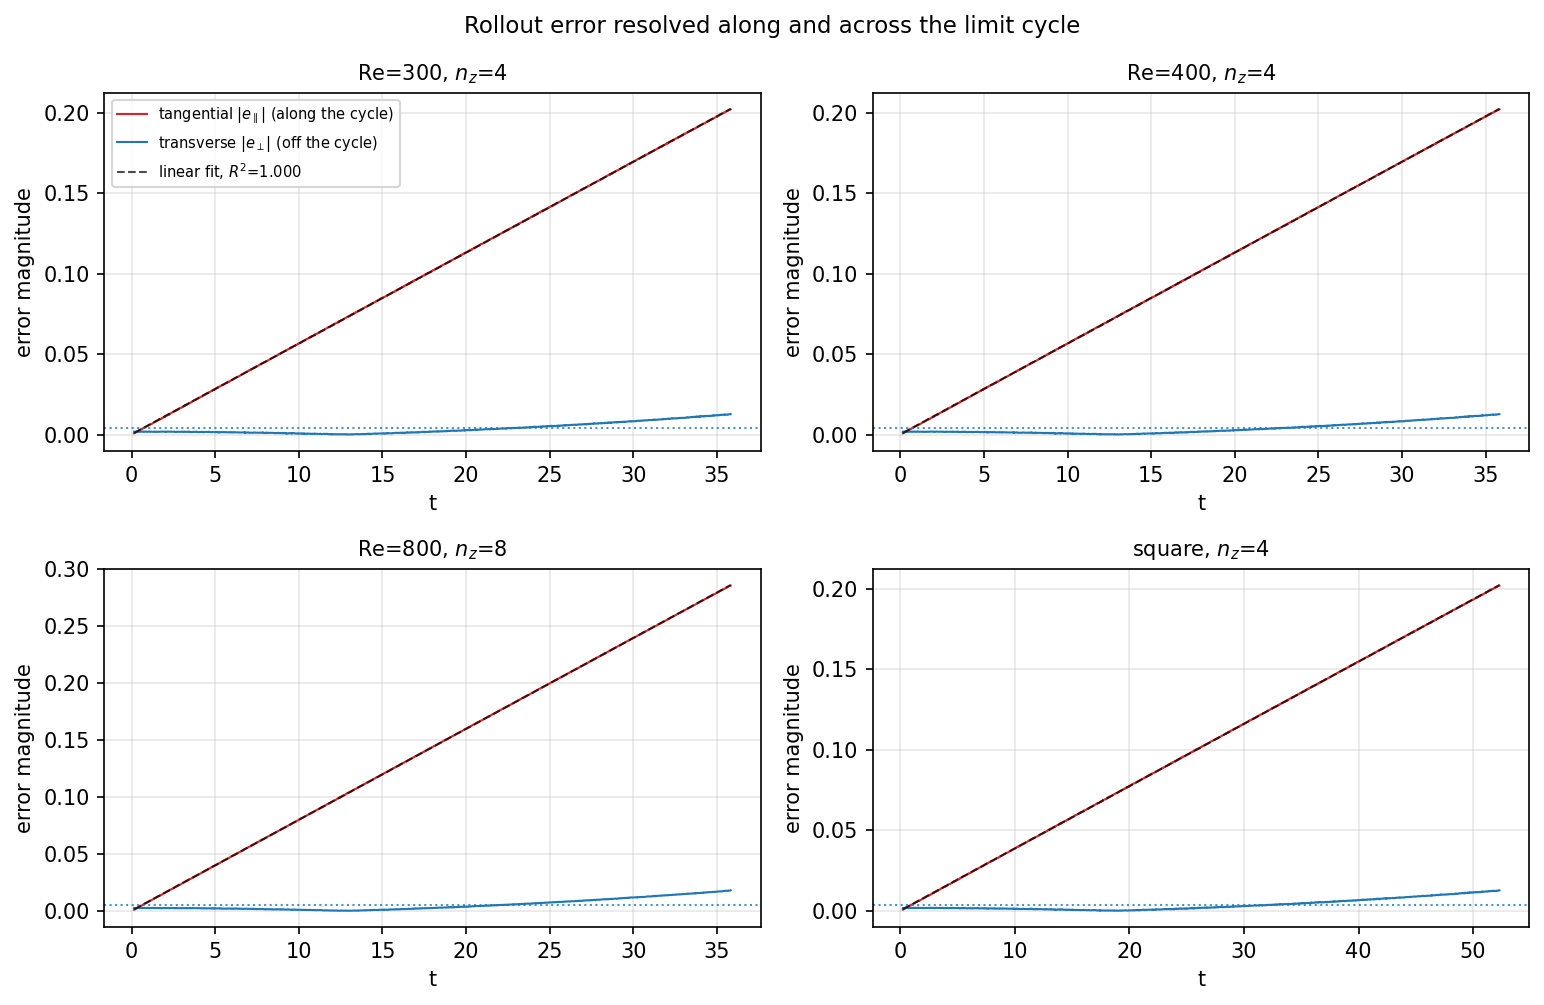

Recreate this plot in Python.
#!/usr/bin/env python3
"""
tangential_transverse.py
========================
Direct geometric test of the phase-reduction argument.

The paper argues that phase dominance is a property of the attractor, not of the
network: a stable limit cycle has one neutrally stable direction (the phase, zero
Floquet exponent) while transverse directions contract exponentially, so a
perturbation applied repeatedly to a trajectory on that cycle must accumulate
ALONG the cycle and not away from it.

At each rollout step we form the error vector in the full latent space,

    e(t) = z_hat(t) - z_true(t),

and split it against the local tangent of the TRUE trajectory,

    t_hat(t) = (dz_true/dt) / |dz_true/dt|,
    e_par    = (e . t_hat) t_hat        motion along the cycle  -> timing error
    e_perp   = e - e_par                displacement off the cycle

Prediction: |e_par| grows linearly (constant phase drift rate) while |e_perp|
shows no systematic trend. If both grow, the mechanism claim is wrong.

Computed on the full latent vector; uses no Hilbert transform, so it is
independent of the per-coordinate amplitude/phase decomposition used elsewhere.


CHANGES FROM THE PREVIOUS VERSION
---------------------------------
1. DEFAULT --smooth IS NOW 1, WAS 5.
   The tangent was previously estimated by a central difference over +/-5 steps,
   spanning 2*k*dt = 0.54-0.93 of a shedding period. For a pure sinusoid that is
   harmless (a scalar rescale leaves the direction unchanged), but harmonic
   content is distorted: at k=5 the second harmonic acquires a factor
   sin(3.44)/3.44 = -0.084, attenuated AND sign-flipped. The tangent is then
   rotated, and tangent misalignment biases the tangential share DOWNWARD as
   cos^2(alpha). The old default therefore UNDERSTATED the result.

   Run with --stencil-sweep to reproduce the convergence evidence. The share
   rises monotonically as k falls and plateaus by k=1 (Re=400 moves 0.0249 from
   k=5 to k=1, but only 0.0021 from k=2 to k=1). The size of the penalty tracks
   the energy outside the leading POD pair, which is the predicted mechanism.

2. THE DECILE GROWTH RATIO IS DEMOTED, NOT REPORTED AS A HEADLINE.
   It is convention-dependent: the same data yields 2.5x to 428x depending on
   the windowing choice, and the published 11-17x is specific to the last-decile
   / first-decile convention over the full rollout. It is still computed for
   continuity but is flagged in the output.

   The linear slope and R^2 replace it. Those are convention-free and are the
   statistics that actually support a CONSTANT drift rate, which is what makes a
   one-parameter correction exact.

3. NEW: DRIFT RATE PER SHEDDING PERIOD, orbit geometry, and the dilation floor.
   The drift rate is the convention-free statement of the mechanism. The
   dilation floor is the tangential share produced by a PURE amplitude error on
   the same orbit: it bounds how much of the measured share could be an artefact
   of orbit asymmetry rather than genuine phase drift.

Inputs (already produced by run_pipeline.py, no retraining):
    <data-dir>/rollout_Re{RE}_L{NZ}.npy   with keys 'raw_pred', 'true'

Usage
-----
    python3 tangential_transverse.py --dry-run
    python3 tangential_transverse.py --cases 300:4 400:4 800:8 101:4
    python3 tangential_transverse.py --stencil-sweep
    python3 tangential_transverse.py --cases 400:4 --data-dir ~/cylinder_lstm_data
"""

import os, sys, json, argparse
import numpy as np

ap = argparse.ArgumentParser()
ap.add_argument("--cases", nargs="+", default=["300:4", "400:4", "800:8", "101:4"],
                help="RE:NZ pairs, e.g. 400:4")
ap.add_argument("--data-dir", default="~/cylinder_lstm_data")
ap.add_argument("--dt", type=float, default=0.03,
                help="timestep (0.0438 for the square cylinder)")
ap.add_argument("--dt-square", type=float, default=0.0438,
                help="timestep used for Re=101 (square cylinder)")
ap.add_argument("--smooth", type=int, default=1,
                help="central-difference half-width for the tangent, in steps. "
                     "Default 1. Values above ~2 span an appreciable fraction of "
                     "a shedding period and bias the tangential share downward; "
                     "see --stencil-sweep.")
ap.add_argument("--skip", type=int, default=5,
                help="skip this many steps at EACH end (tangent ill-conditioned there)")
ap.add_argument("--dilation-eps", type=float, default=0.02,
                help="amplitude perturbation used for the confound floor")
ap.add_argument("--stencil-sweep", action="store_true",
                help="sweep the tangent half-width and report convergence")
ap.add_argument("--out-prefix", default="tangential_transverse")
ap.add_argument("--no-plot", action="store_true")
ap.add_argument("--dry-run", action="store_true")
args = ap.parse_args()

DATA = os.path.expanduser(args.data_dir)


def load_rollout(re_, nz):
    for name in (f"rollout_Re{re_}_L{nz}.npy", f"rollout_Re{re_}.npy"):
        p = os.path.join(DATA, name)
        if os.path.exists(p):
            d = np.load(p, allow_pickle=True).item()
            pred = d["raw_pred"] if "raw_pred" in d else d["predicted"]
            true = d["true"]
            n = min(len(pred), len(true))
            return np.asarray(pred[:n], float), np.asarray(true[:n], float), name
    return None, None, None


def synthetic(nz=4, n=1200, dt=0.03, drift=0.004, amp_err=0.0013, seed=0):
    """A limit cycle with a small clock error and a small radial error, i.e.
    exactly the situation the theory describes. Used for --dry-run."""
    rng = np.random.default_rng(seed)
    t = np.arange(n) * dt
    w = 2 * np.pi * 1.8
    true = np.zeros((n, nz)); pred = np.zeros((n, nz))
    for d in range(nz):
        ph = 2 * np.pi * d / nz
        true[:, d] = np.cos(w * t + ph)
        pred[:, d] = (1 + amp_err) * np.cos((w + drift) * t + ph)
    pred += rng.normal(0, 1e-4, pred.shape)
    return pred, true


# ─────────────────────────────────────────────────────────── geometry helpers

def tangent(true, dt, k):
    """Unit tangent by central difference over +/-k steps."""
    n = len(true)
    k = max(1, int(k))
    tang = np.zeros_like(true)
    tang[k:n - k] = (true[2 * k:] - true[:n - 2 * k]) / (2 * k * dt)
    tang[:k] = (true[1:k + 1] - true[:k]) / dt
    tang[n - k:] = (true[n - k:] - true[n - k - 1:n - 1]) / dt
    speed = np.linalg.norm(tang, axis=1)
    ok = speed > 1e-12
    that = np.zeros_like(tang)
    that[ok] = tang[ok] / speed[ok, None]
    return that, speed


def split(pred, true, that):
    """Magnitudes of the error along and orthogonal to the tangent."""
    e = pred - true
    par_signed = np.einsum("ij,ij->i", e, that)
    tot2 = np.einsum("ij,ij->i", e, e)
    perp = np.sqrt(np.maximum(tot2 - par_signed ** 2, 0.0))
    return np.abs(par_signed), perp, np.sqrt(tot2), par_signed


def share_of(par, perp, sl):
    p, q = par[sl], perp[sl]
    denom = np.sum(p ** 2 + q ** 2)
    return float(np.sum(p ** 2) / denom) if denom > 0 else float("nan")


def linfit(t, y):
    A = np.vstack([t, np.ones_like(t)]).T
    c, *_ = np.linalg.lstsq(A, y, rcond=None)
    ss = np.sum((y - y.mean()) ** 2)
    r2 = float(1 - np.sum((y - A @ c) ** 2) / ss) if ss > 0 else float("nan")
    return float(c[0]), float(c[1]), r2


def orbit_geometry(true, dt):
    """Dominant period, orbit radius, and how circular the orbit is."""
    n = len(true)
    mu = true.mean(axis=0)
    X = true - mu
    s = np.linalg.svd(X, compute_uv=False)
    energy = s ** 2 / np.sum(s ** 2)
    sig = X[:, int(np.argmax(X.var(axis=0)))]
    spec = np.abs(np.fft.rfft(sig * np.hanning(n))) ** 2
    fr = np.fft.rfftfreq(n, d=dt)
    T_shed = 1.0 / fr[int(np.argmax(spec[1:])) + 1]
    return dict(T_shed=float(T_shed),
                radius=float(np.median(np.linalg.norm(X, axis=1))),
                s2_over_s1=float(s[1] / s[0]) if s[0] > 0 else float("nan"),
                s3_over_s1=float(s[2] / s[0]) if len(s) > 2 and s[0] > 0 else 0.0,
                planarity=float(energy[0] + energy[1]) if len(energy) > 1
                else float(energy[0]))


def decompose(pred, true, dt, smooth, skip, dilation_eps):
    n = len(true)
    k = max(1, int(smooth))
    that, speed = tangent(true, dt, k)
    par, perp, tot, par_signed = split(pred, true, that)

    sl = slice(skip, max(skip + 1, n - max(skip, k)))
    t = np.arange(n) * dt
    tt = t[sl]

    out = dict(t=t, e_par=par, e_perp=perp, e_tot=tot,
               e_par_signed=par_signed, speed=speed, valid=sl)

    out["share_par"] = share_of(par, perp, sl)
    out["share_perp"] = 1.0 - out["share_par"]

    sp, ip, r2p = linfit(tt, par[sl])
    sq, iq, r2q = linfit(tt, perp[sl])
    out.update(slope_par=sp, intercept_par=ip, r2_par=r2p,
               slope_perp=sq, intercept_perp=iq, r2_perp=r2q)

    # convention-dependent, kept for continuity with earlier versions
    m = len(par[sl]) // 10 or 1
    out["growth_par"] = float(par[sl][-m:].mean() / max(par[sl][:m].mean(), 1e-15))
    out["growth_perp"] = float(perp[sl][-m:].mean() / max(perp[sl][:m].mean(), 1e-15))

    out["mean_par"] = float(par[sl].mean())
    out["mean_perp"] = float(perp[sl].mean())

    geo = orbit_geometry(true, dt)
    out.update(geo)
    # tangential displacement accumulated per shedding period, as a percentage
    # of the orbit circumference -> a convention-free drift rate
    out["drift_pct_per_period"] = float(
        100.0 * sp * geo["T_shed"] / (2 * np.pi * geo["radius"]))

    # confound floor: tangential share produced by a PURE amplitude error
    mu = true.mean(axis=0)
    dil = mu + (true - mu) * (1.0 + dilation_eps)
    par_d, perp_d, _, _ = split(dil, true, that)
    out["dilation_floor"] = share_of(par_d, perp_d, sl)
    out["dilation_eps"] = float(dilation_eps)
    out["smooth"] = int(k)
    out["skip"] = int(skip)
    return out


SUMMARY_KEYS = ("share_par", "share_perp", "slope_par", "slope_perp",
                "r2_par", "r2_perp", "growth_par", "growth_perp",
                "mean_par", "mean_perp", "T_shed", "radius", "s2_over_s1",
                "s3_over_s1", "planarity", "drift_pct_per_period",
                "dilation_floor", "dilation_eps", "smooth", "skip")

# ─────────────────────────────────────────────────────────────────────────────
print("=" * 78, flush=True)
print("TANGENTIAL / TRANSVERSE DECOMPOSITION OF THE ROLLOUT ERROR", flush=True)
print("=" * 78, flush=True)
print("Prediction from phase reduction: the component ALONG the cycle grows", flush=True)
print("linearly, the component OFF the cycle shows no systematic trend.", flush=True)
print(f"tangent half-width k = {args.smooth} "
      f"({'converged' if args.smooth <= 2 else 'WIDE -- see --stencil-sweep'})\n",
      flush=True)

results, panels = {}, []

for spec in args.cases:
    try:
        re_s, nz_s = spec.split(":"); re_, nz = int(re_s), int(nz_s)
    except Exception:
        print(f"  skipping malformed case '{spec}' (want RE:NZ)", flush=True); continue

    dt = args.dt_square if re_ == 101 else args.dt

    if args.dry_run:
        pred, true = synthetic(nz=nz); src = "synthetic"
    else:
        pred, true, src = load_rollout(re_, nz)
        if pred is None:
            print(f"  Re={re_} L={nz}: no rollout file found, skipping", flush=True)
            continue

    d = decompose(pred, true, dt, args.smooth, args.skip, args.dilation_eps)
    key = f"Re{re_}_L{nz}"
    results[key] = {k: v for k, v in d.items() if k in SUMMARY_KEYS}
    panels.append((f"Re={re_}, $n_z$={nz}" if re_ != 101 else f"square, $n_z$={nz}", d))

    print(f"  {src}  (dt={dt}, k={d['smooth']})", flush=True)
    print(f"    tangential share      : {100*d['share_par']:6.2f}%    "
          f"transverse {100*d['share_perp']:5.2f}%", flush=True)
    print(f"    linear fit, tangential: slope {d['slope_par']:+.4e}  "
          f"R^2 {d['r2_par']:.4f}   <- supports a constant drift rate", flush=True)
    print(f"    linear fit, transverse: slope {d['slope_perp']:+.4e}  "
          f"R^2 {d['r2_perp']:.4f}   <- no systematic trend", flush=True)
    print(f"    drift rate            : {d['drift_pct_per_period']:.4f}% of the "
          f"orbit per shedding period (T={d['T_shed']:.4f})", flush=True)
    print(f"    confound floor        : {d['dilation_floor']:.4f}  "
          f"(pure {100*d['dilation_eps']:.0f}% amplitude error; "
          f"s2/s1 {d['s2_over_s1']:.3f}, planarity {d['planarity']:.4f})", flush=True)
    print(f"    [decile growth ratio  : tangential x{d['growth_par']:.2f}  "
          f"transverse x{d['growth_perp']:.2f}  -- CONVENTION-DEPENDENT, "
          f"not reported]", flush=True)

    ok = (d["share_par"] > 0.5
          and d["r2_par"] > 0.8
          and d["r2_perp"] < 0.1
          and d["share_par"] > 10 * d["dilation_floor"])
    print(f"    -> {'consistent with the mechanism' if ok else 'NOT consistent -- check'}\n",
          flush=True)

if not results:
    sys.exit("No cases processed.")

# ─────────────────────────────────────────────────────────── stencil sweep
if args.stencil_sweep:
    print("=" * 78, flush=True)
    print("STENCIL CONVERGENCE  (evidence for the default k=1)", flush=True)
    print("=" * 78, flush=True)
    print("Tangent misalignment biases the share DOWNWARD as cos^2(alpha), so a", flush=True)
    print("share that RISES as k falls means a wide stencil was understating it.\n",
          flush=True)
    sweep = {}
    for spec in args.cases:
        re_, nz = (int(x) for x in spec.split(":"))
        dt = args.dt_square if re_ == 101 else args.dt
        if args.dry_run:
            pred, true = synthetic(nz=nz)
        else:
            pred, true, _ = load_rollout(re_, nz)
            if pred is None:
                continue
        geo = orbit_geometry(true, dt)
        key = f"Re{re_}_L{nz}"
        print(f"  {key}   T_shed={geo['T_shed']:.4f}   s3/s1={geo['s3_over_s1']:.4f}",
              flush=True)
        print(f"    {'k':>3}{'span/T':>9}{'share_par':>12}", flush=True)
        rec = {}
        for k in (1, 2, 3, 5, 8):
            that, _ = tangent(true, dt, k)
            par, perp, _, _ = split(pred, true, that)
            sl = slice(args.skip, max(args.skip + 1, len(true) - max(args.skip, k)))
            s_k = share_of(par, perp, sl)
            rec[str(k)] = s_k
            print(f"    {k:>3}{2*k*dt/geo['T_shed']:>9.3f}{s_k:>12.4f}", flush=True)
        rec["penalty_k5_vs_k1"] = rec["1"] - rec["5"]
        rec["s3_over_s1"] = geo["s3_over_s1"]
        sweep[key] = rec
        print(f"    understated by {rec['penalty_k5_vs_k1']:+.4f} at k=5\n", flush=True)
    fp = os.path.join("." if args.dry_run else DATA, "stencil_convergence.json")
    json.dump(sweep, open(fp, "w"), indent=2, default=float)
    print(f"Saved -> {fp}\n", flush=True)

# ─────────────────────────────────────────────────────────────────────────────
out_json = os.path.join("." if args.dry_run else DATA, f"{args.out_prefix}.json")
json.dump(results, open(out_json, "w"), indent=2, default=float)
print(f"Saved -> {out_json}", flush=True)

if not args.no_plot:
    try:
        import matplotlib
        matplotlib.use("Agg")
        import matplotlib.pyplot as plt
        ncol = 2 if len(panels) > 1 else 1
        nrow = int(np.ceil(len(panels) / ncol))
        fig, axes = plt.subplots(nrow, ncol, figsize=(5.2 * ncol, 3.4 * nrow),
                                 squeeze=False)
        for ax, (title, d) in zip(axes.ravel(), panels):
            sl = d["valid"]; t = d["t"][sl]
            ax.plot(t, d["e_par"][sl], lw=1.0, color="C3",
                    label=r"tangential $|e_\parallel|$ (along the cycle)")
            ax.plot(t, d["e_perp"][sl], lw=1.0, color="C0",
                    label=r"transverse $|e_\perp|$ (off the cycle)")
            ax.plot(t, d["slope_par"] * t + d["intercept_par"], ls="--", lw=1.0,
                    color="k", alpha=.7,
                    label=rf"linear fit, $R^2$={d['r2_par']:.3f}")
            ax.axhline(d["mean_perp"], ls=":", lw=1.0, color="C0", alpha=.8)
            ax.set_title(title, fontsize=10)
            ax.set_xlabel("t"); ax.set_ylabel("error magnitude")
            ax.grid(alpha=.3)
        for ax in axes.ravel()[len(panels):]:
            ax.axis("off")
        axes.ravel()[0].legend(fontsize=7, loc="upper left")
        fig.suptitle("Rollout error resolved along and across the limit cycle",
                     fontsize=11)
        fig.tight_layout()
        fp = os.path.join("." if args.dry_run else DATA, f"{args.out_prefix}.pdf")
        fig.savefig(fp, dpi=200, bbox_inches="tight")
        fig.savefig(fp.replace(".pdf", ".png"), dpi=150, bbox_inches="tight")
        print(f"Figure -> {fp} (and .png)", flush=True)
    except Exception as e:
        print(f"[plot skipped: {e}]", flush=True)

print("""
Reading the output:
  * 'tangential share' is the headline: how much of the squared error lies along
    the cycle rather than off it. Phase reduction predicts most of it.
  * The TANGENTIAL R^2 is the statistic that supports a constant drift rate,
    which is what makes a one-parameter correction exact. The TRANSVERSE R^2
    being near zero is what supports boundedness. Report both; do not report the
    decile growth ratio, which depends on an unstated windowing convention.
  * 'drift rate' states the mechanism without reference to any convention.
  * 'confound floor' bounds how much of the share a pure amplitude error could
    explain on this orbit. The share should exceed it by a wide margin.
""", flush=True)
